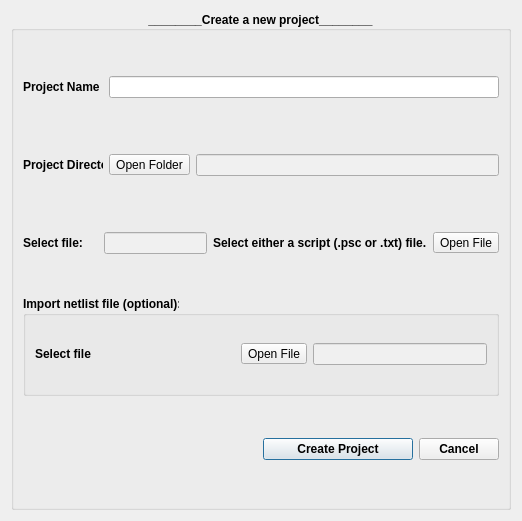
<?xml version="1.0" encoding="UTF-8"?>
<ui version="4.0">
 <class>newProjectDialog</class>
 <widget class="QDialog" name="newProjectDialog">
  <property name="geometry">
   <rect>
    <x>0</x>
    <y>0</y>
    <width>518</width>
    <height>517</height>
   </rect>
  </property>
  <property name="windowTitle">
   <string>New Project</string>
  </property>
  <layout class="QGridLayout" name="gridLayout">
   <item row="0" column="0">
    <widget class="QGroupBox" name="groupBox">
     <property name="minimumSize">
      <size>
       <width>500</width>
       <height>499</height>
      </size>
     </property>
     <property name="maximumSize">
      <size>
       <width>500</width>
       <height>500</height>
      </size>
     </property>
     <property name="font">
      <font>
       <weight>75</weight>
       <bold>true</bold>
      </font>
     </property>
     <property name="layoutDirection">
      <enum>Qt::LeftToRight</enum>
     </property>
     <property name="title">
      <string>________Create a new project________</string>
     </property>
     <property name="alignment">
      <set>Qt::AlignCenter</set>
     </property>
     <layout class="QGridLayout" name="gridLayout_2">
      <item row="5" column="3">
       <widget class="QPushButton" name="btn_cancel">
        <property name="maximumSize">
         <size>
          <width>150</width>
          <height>34</height>
         </size>
        </property>
        <property name="text">
         <string>Cancel</string>
        </property>
       </widget>
      </item>
      <item row="3" column="0" colspan="4">
       <layout class="QHBoxLayout" name="horizontalLayout_2">
        <item>
         <widget class="QGroupBox" name="groupBox_advnetlist">
          <property name="maximumSize">
           <size>
            <width>800</width>
            <height>100</height>
           </size>
          </property>
          <property name="title">
           <string>Import netlist file (optional):</string>
          </property>
          <layout class="QGridLayout" name="gridLayout_4">
           <item row="0" column="0">
            <widget class="QLabel" name="label_8">
             <property name="minimumSize">
              <size>
               <width>200</width>
               <height>0</height>
              </size>
             </property>
             <property name="font">
              <font>
               <weight>75</weight>
               <bold>true</bold>
              </font>
             </property>
             <property name="text">
              <string>Select file</string>
             </property>
            </widget>
           </item>
           <item row="0" column="1">
            <widget class="QToolButton" name="btn_net_import">
             <property name="sizePolicy">
              <sizepolicy hsizetype="Preferred" vsizetype="Fixed">
               <horstretch>0</horstretch>
               <verstretch>0</verstretch>
              </sizepolicy>
             </property>
             <property name="font">
              <font>
               <weight>50</weight>
               <bold>false</bold>
              </font>
             </property>
             <property name="text">
              <string>Open File</string>
             </property>
            </widget>
           </item>
           <item row="0" column="2">
            <widget class="QLineEdit" name="txt_symbnet_address_2">
             <property name="enabled">
              <bool>true</bool>
             </property>
             <property name="palette">
              <palette>
               <active>
                <colorrole role="Base">
                 <brush brushstyle="SolidPattern">
                  <color alpha="255">
                   <red>240</red>
                   <green>240</green>
                   <blue>240</blue>
                  </color>
                 </brush>
                </colorrole>
               </active>
               <inactive>
                <colorrole role="Base">
                 <brush brushstyle="SolidPattern">
                  <color alpha="255">
                   <red>240</red>
                   <green>240</green>
                   <blue>240</blue>
                  </color>
                 </brush>
                </colorrole>
               </inactive>
               <disabled>
                <colorrole role="Base">
                 <brush brushstyle="SolidPattern">
                  <color alpha="255">
                   <red>240</red>
                   <green>240</green>
                   <blue>240</blue>
                  </color>
                 </brush>
                </colorrole>
               </disabled>
              </palette>
             </property>
             <property name="font">
              <font>
               <weight>50</weight>
               <bold>false</bold>
              </font>
             </property>
            </widget>
           </item>
          </layout>
         </widget>
        </item>
       </layout>
      </item>
      <item row="2" column="0" colspan="4">
       <layout class="QGridLayout" name="gridLayout_5">
        <item row="1" column="2">
         <widget class="QLabel" name="label_5">
          <property name="palette">
           <palette>
            <active>
             <colorrole role="WindowText">
              <brush brushstyle="SolidPattern">
               <color alpha="255">
                <red>0</red>
                <green>0</green>
                <blue>0</blue>
               </color>
              </brush>
             </colorrole>
             <colorrole role="Text">
              <brush brushstyle="SolidPattern">
               <color alpha="255">
                <red>0</red>
                <green>0</green>
                <blue>0</blue>
               </color>
              </brush>
             </colorrole>
            </active>
            <inactive>
             <colorrole role="WindowText">
              <brush brushstyle="SolidPattern">
               <color alpha="255">
                <red>0</red>
                <green>0</green>
                <blue>0</blue>
               </color>
              </brush>
             </colorrole>
             <colorrole role="Text">
              <brush brushstyle="SolidPattern">
               <color alpha="255">
                <red>0</red>
                <green>0</green>
                <blue>0</blue>
               </color>
              </brush>
             </colorrole>
            </inactive>
            <disabled>
             <colorrole role="WindowText">
              <brush brushstyle="SolidPattern">
               <color alpha="255">
                <red>120</red>
                <green>120</green>
                <blue>120</blue>
               </color>
              </brush>
             </colorrole>
             <colorrole role="Text">
              <brush brushstyle="SolidPattern">
               <color alpha="255">
                <red>120</red>
                <green>120</green>
                <blue>120</blue>
               </color>
              </brush>
             </colorrole>
            </disabled>
           </palette>
          </property>
          <property name="font">
           <font>
            <weight>75</weight>
            <bold>true</bold>
           </font>
          </property>
          <property name="text">
           <string>Select either a script (.psc or .txt) file.</string>
          </property>
         </widget>
        </item>
        <item row="1" column="0">
         <widget class="QLabel" name="label_7">
          <property name="minimumSize">
           <size>
            <width>75</width>
            <height>0</height>
           </size>
          </property>
          <property name="maximumSize">
           <size>
            <width>75</width>
            <height>16777215</height>
           </size>
          </property>
          <property name="font">
           <font>
            <weight>75</weight>
            <bold>true</bold>
           </font>
          </property>
          <property name="text">
           <string>Select file:</string>
          </property>
         </widget>
        </item>
        <item row="1" column="3">
         <widget class="QToolButton" name="btn_symbnetfile">
          <property name="sizePolicy">
           <sizepolicy hsizetype="Preferred" vsizetype="Fixed">
            <horstretch>0</horstretch>
            <verstretch>0</verstretch>
           </sizepolicy>
          </property>
          <property name="font">
           <font>
            <weight>50</weight>
            <bold>false</bold>
           </font>
          </property>
          <property name="text">
           <string>Open File</string>
          </property>
         </widget>
        </item>
        <item row="1" column="1">
         <widget class="QLineEdit" name="txt_symbnet_address">
          <property name="enabled">
           <bool>true</bool>
          </property>
          <property name="palette">
           <palette>
            <active>
             <colorrole role="Base">
              <brush brushstyle="SolidPattern">
               <color alpha="255">
                <red>240</red>
                <green>240</green>
                <blue>240</blue>
               </color>
              </brush>
             </colorrole>
            </active>
            <inactive>
             <colorrole role="Base">
              <brush brushstyle="SolidPattern">
               <color alpha="255">
                <red>240</red>
                <green>240</green>
                <blue>240</blue>
               </color>
              </brush>
             </colorrole>
            </inactive>
            <disabled>
             <colorrole role="Base">
              <brush brushstyle="SolidPattern">
               <color alpha="255">
                <red>240</red>
                <green>240</green>
                <blue>240</blue>
               </color>
              </brush>
             </colorrole>
            </disabled>
           </palette>
          </property>
          <property name="font">
           <font>
            <weight>50</weight>
            <bold>false</bold>
           </font>
          </property>
         </widget>
        </item>
       </layout>
      </item>
      <item row="0" column="0" colspan="4">
       <layout class="QGridLayout" name="gridLayout_7">
        <item row="0" column="1">
         <widget class="QLineEdit" name="txt_name">
          <property name="font">
           <font>
            <weight>50</weight>
            <bold>false</bold>
           </font>
          </property>
         </widget>
        </item>
        <item row="0" column="0">
         <widget class="QLabel" name="label_2">
          <property name="minimumSize">
           <size>
            <width>80</width>
            <height>0</height>
           </size>
          </property>
          <property name="maximumSize">
           <size>
            <width>80</width>
            <height>16777215</height>
           </size>
          </property>
          <property name="font">
           <font>
            <weight>75</weight>
            <bold>true</bold>
           </font>
          </property>
          <property name="text">
           <string>Project Name</string>
          </property>
         </widget>
        </item>
       </layout>
      </item>
      <item row="1" column="0" colspan="4">
       <layout class="QGridLayout" name="gridLayout_6">
        <item row="0" column="3">
         <widget class="QLineEdit" name="txt_dir">
          <property name="enabled">
           <bool>true</bool>
          </property>
          <property name="palette">
           <palette>
            <active>
             <colorrole role="Base">
              <brush brushstyle="SolidPattern">
               <color alpha="255">
                <red>240</red>
                <green>240</green>
                <blue>240</blue>
               </color>
              </brush>
             </colorrole>
            </active>
            <inactive>
             <colorrole role="Base">
              <brush brushstyle="SolidPattern">
               <color alpha="255">
                <red>240</red>
                <green>240</green>
                <blue>240</blue>
               </color>
              </brush>
             </colorrole>
            </inactive>
            <disabled>
             <colorrole role="Base">
              <brush brushstyle="SolidPattern">
               <color alpha="255">
                <red>240</red>
                <green>240</green>
                <blue>240</blue>
               </color>
              </brush>
             </colorrole>
            </disabled>
           </palette>
          </property>
          <property name="font">
           <font>
            <weight>50</weight>
            <bold>false</bold>
           </font>
          </property>
          <property name="readOnly">
           <bool>false</bool>
          </property>
         </widget>
        </item>
        <item row="0" column="1">
         <widget class="QLabel" name="label_3">
          <property name="minimumSize">
           <size>
            <width>80</width>
            <height>50</height>
           </size>
          </property>
          <property name="maximumSize">
           <size>
            <width>80</width>
            <height>50</height>
           </size>
          </property>
          <property name="font">
           <font>
            <weight>75</weight>
            <bold>true</bold>
           </font>
          </property>
          <property name="text">
           <string>Project Directory</string>
          </property>
         </widget>
        </item>
        <item row="0" column="2">
         <widget class="QToolButton" name="btn_openDirectory">
          <property name="sizePolicy">
           <sizepolicy hsizetype="Fixed" vsizetype="Fixed">
            <horstretch>0</horstretch>
            <verstretch>0</verstretch>
           </sizepolicy>
          </property>
          <property name="font">
           <font>
            <weight>50</weight>
            <bold>false</bold>
           </font>
          </property>
          <property name="text">
           <string>Open Folder</string>
          </property>
         </widget>
        </item>
       </layout>
      </item>
      <item row="5" column="1">
       <spacer name="horizontalSpacer">
        <property name="orientation">
         <enum>Qt::Horizontal</enum>
        </property>
        <property name="sizeHint" stdset="0">
         <size>
          <width>40</width>
          <height>20</height>
         </size>
        </property>
       </spacer>
      </item>
      <item row="5" column="2">
       <widget class="QPushButton" name="btn_create">
        <property name="enabled">
         <bool>true</bool>
        </property>
        <property name="minimumSize">
         <size>
          <width>150</width>
          <height>0</height>
         </size>
        </property>
        <property name="maximumSize">
         <size>
          <width>150</width>
          <height>16777215</height>
         </size>
        </property>
        <property name="text">
         <string>Create Project</string>
        </property>
        <property name="default">
         <bool>true</bool>
        </property>
       </widget>
      </item>
     </layout>
    </widget>
   </item>
  </layout>
 </widget>
 <resources/>
 <connections/>
</ui>
